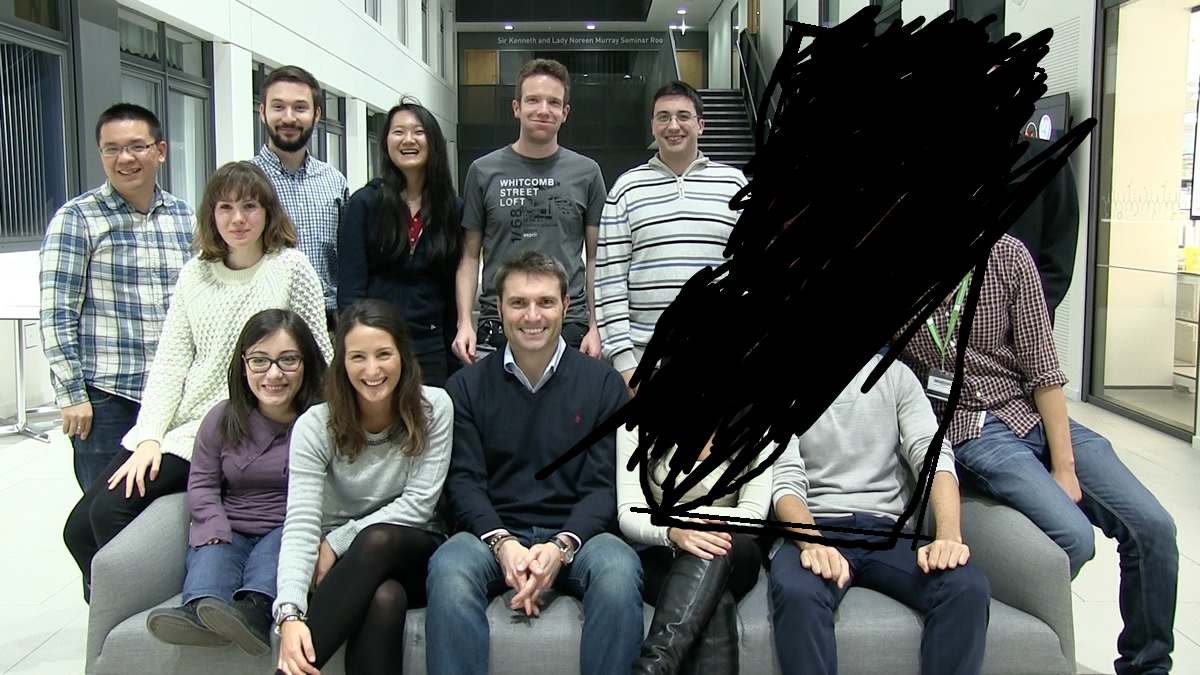
%> input picture day_2.png, 1200 x 675 px
$ octave Main.m   (GNU Octave 9; MATLAB toolbox functions it lacks are replaced by stand-ins)
%> lines starting %> are read from the running program, lines starting %| are printed output that depends on the picture
%> the answer given: 1
### SaveFace.m
% Main Program Starts here
function result = SaveFace(path_)
%> called with path_ = 'day_2.png'
	img_ = imread(path_);
%> img_ is the input picture: size 675x1200x3 uint8; mean R, G, B 102.8, 106.5, 102.6
	img = rgb2gray(img_);
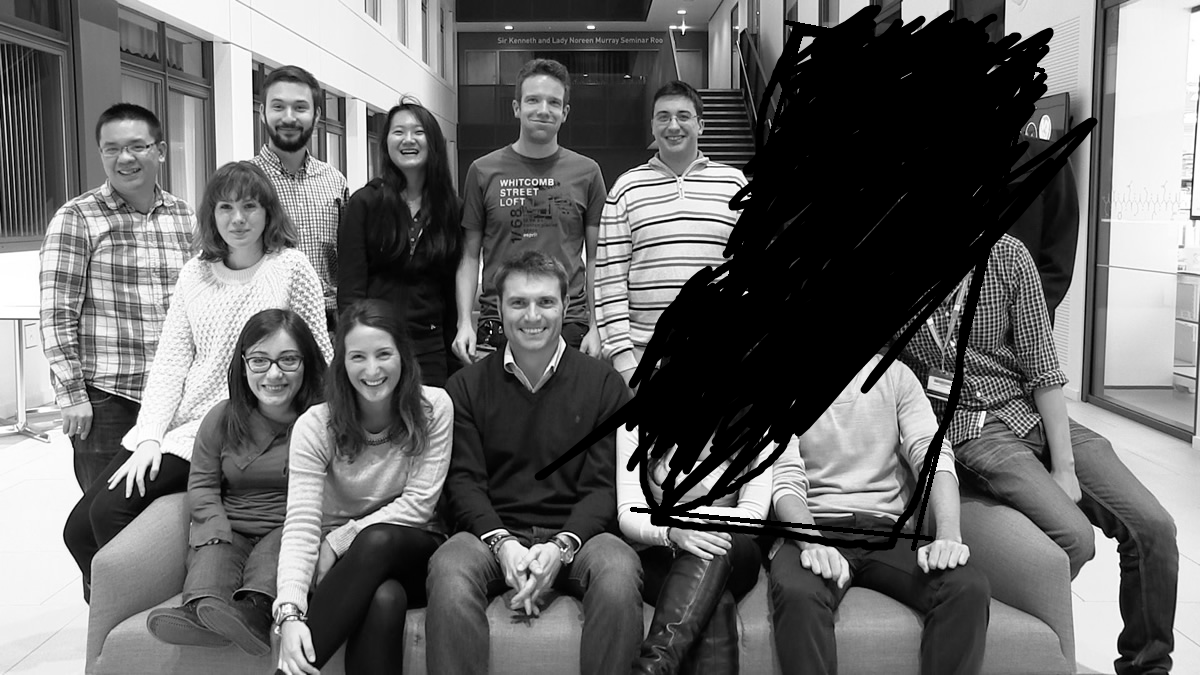
%> img: size 675x1200 uint8; min 0, max 255, mean 105

	faceDetector =  vision.CascadeObjectDetector;
	faceDetector.MergeThreshold = 7;

	Boundingboxes = faceDetector(img);
%> Boundingboxes = [93 122 67 67; 209 187 59 59; 237 332 76 76; 258 83 63 63; 337 331 69 69; 384 112 51 51; 498 277 71 71; 515 79 59 59; 647 95 56 56]


	% [10 lines of commented-out code are left out]


	for i = 1 : size(Boundingboxes, 1)
	  J = imcrop(img_, Boundingboxes(i, :));
	  name = strcat('/MATLAB Drive/DSP/attended/', num2str(i),'.png');
	  imwrite(J,name);
	end
%> this loop made 9 passes
%> pass 1, in SaveFace, `J = imcrop(img_, Boundingboxes(i, :));`:
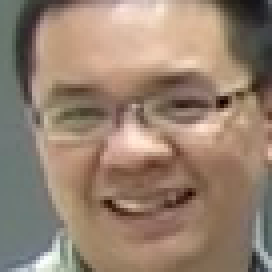
%> J: size 68x68x3 uint8 (shown 4 times larger); mean R, G, B 150.4, 129.2, 112.2
%> pass 2, in SaveFace, `J = imcrop(img_, Boundingboxes(i, :));`:
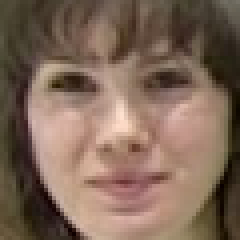
%> J: size 60x60x3 uint8 (shown 4 times larger); mean R, G, B 127.1, 103.1, 87.4
%> pass 3, in SaveFace, `J = imcrop(img_, Boundingboxes(i, :));`:
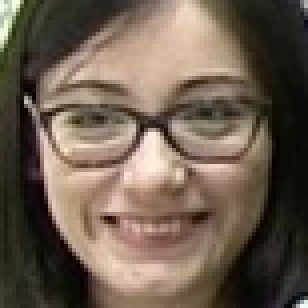
%> J: size 77x77x3 uint8 (shown 4 times larger); mean R, G, B 108.9, 93.9, 79.7
	result = i;
%> result = 9
end

### Main.m


clc;
close all;
system("rm -f /'MATLAB Drive'/DSP/attended/*.png");
x = input("want reset? (1/0): ");
if (x)
    keySet = {'n170001','n170002','n170005','n170006','n170011','n170031','n170054','n170403','n170405','n170414','n170432','n170634','n170713','n170034'};
    value={0,0,0,0,0,0,0,0,0,0,0,0,0,0};
    attendance_Data = containers.Map(keySet,value);
    save data attendance_Data;
end

image_path = "day_2.png";
count = SaveFace(image_path);
%> count = 9

dataDir = fullfile('/MATLAB Drive/DSP/strength');
presentdataDir = fullfile('/MATLAB Drive/DSP/attended');
full_students = imageDatastore(dataDir);
thumbnailGallery = [];
for i = 1:length(full_students.Files)
    I = readimage(full_students,i);
    thumbnail = imresize(I,[300 300]);
    thumbnailGallery = cat(4,thumbnailGallery,thumbnail);
end


attended_students = imageDatastore(presentdataDir);
thumbnailGalleryPresentData = [];
for i = 1:length(attended_students.Files)
    I = readimage(attended_students,i);
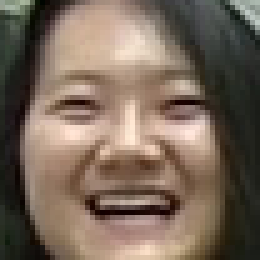
%> input picture attended/1.png, 52 x 52 px (shown 5 times larger)
%> I is the input picture: size 52x52x3 uint8; mean R, G, B 120.4, 103.8, 89.7
    thumbnail = imresize(I,[300 300]);
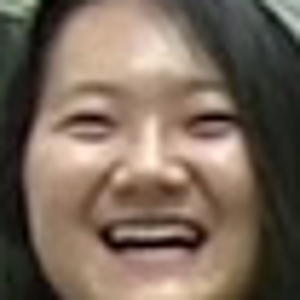
%> thumbnail: size 300x300x3 uint8; mean R, G, B 120.3, 103.8, 89.7
    thumbnailGallery = cat(4,thumbnailGalleryPresentData,thumbnail);
end
%> pass 2 of the loop `for i = 1:length(attended_students.Files)`:
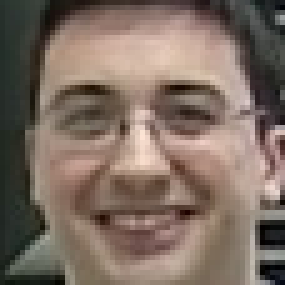
%> input picture attended/2.png, 57 x 57 px (shown 5 times larger)
%> I is the input picture: size 57x57x3 uint8; mean R, G, B 125.9, 109.2, 98.2
%> `thumbnail = imresize(I,[300 300]);`:
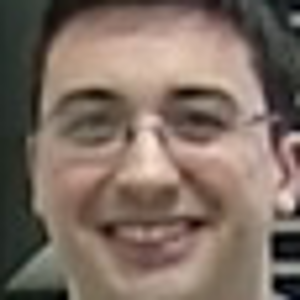
%> thumbnail: size 300x300x3 uint8; mean R, G, B 125.9, 109.2, 98.2
%> pass 3 of the loop `for i = 1:length(attended_students.Files)`:
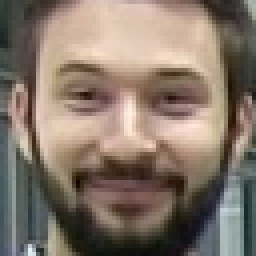
%> input picture attended/3.png, 64 x 64 px (shown 4 times larger)
%> I is the input picture: size 64x64x3 uint8; mean R, G, B 133, 118.4, 106
%> `thumbnail = imresize(I,[300 300]);`:
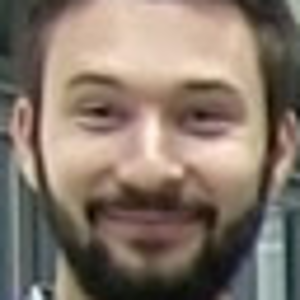
%> thumbnail: size 300x300x3 uint8; mean R, G, B 133, 118.4, 106
%> the loop made 4 passes; the first 3 are shown

%> (the run ends here)
